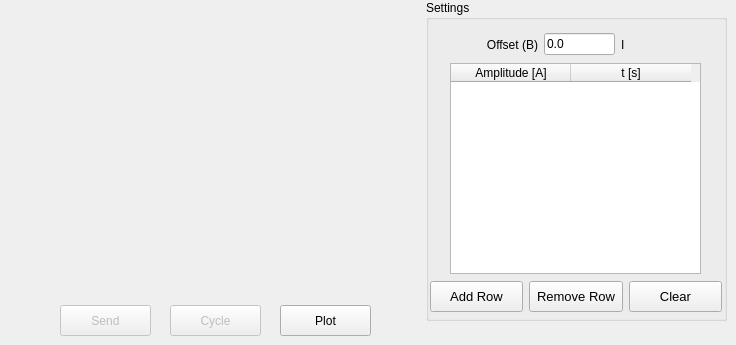
         <widget class="QWidget" name="tab_18">
          <attribute name="title">
           <string>Trapezoidal</string>
          </attribute>
          <widget class="QLabel" name="label_88">
           <property name="geometry">
            <rect>
             <x>6</x>
             <y>10</y>
             <width>411</width>
             <height>281</height>
            </rect>
           </property>
           <property name="text">
            <string/>
           </property>
           <property name="pixmap">
            <pixmap resource="resource_file.qrc">:/Images/imagens/trapezoidal.png</pixmap>
           </property>
           <property name="scaledContents">
            <bool>true</bool>
           </property>
          </widget>
          <widget class="QGroupBox" name="groupBox_45">
           <property name="geometry">
            <rect>
             <x>426</x>
             <y>0</y>
             <width>301</width>
             <height>321</height>
            </rect>
           </property>
           <property name="title">
            <string>Settings</string>
           </property>
           <widget class="QTableWidget" name="tw_trapezoidal_2">
            <property name="geometry">
             <rect>
              <x>24</x>
              <y>63</y>
              <width>251</width>
              <height>211</height>
             </rect>
            </property>
            <attribute name="horizontalHeaderDefaultSectionSize">
             <number>120</number>
            </attribute>
            <column>
             <property name="text">
              <string>Amplitude [A]</string>
             </property>
            </column>
            <column>
             <property name="text">
              <string>t [s]</string>
             </property>
            </column>
           </widget>
           <widget class="QWidget" name="layoutWidget_4">
            <property name="geometry">
             <rect>
              <x>4</x>
              <y>280</y>
              <width>292</width>
              <height>33</height>
             </rect>
            </property>
            <layout class="QHBoxLayout" name="horizontalLayout_5">
             <item>
              <widget class="QPushButton" name="pb_add_row_4">
               <property name="minimumSize">
                <size>
                 <width>0</width>
                 <height>31</height>
                </size>
               </property>
               <property name="font">
                <font>
                 <pointsize>10</pointsize>
                </font>
               </property>
               <property name="text">
                <string>Add Row</string>
               </property>
               <property name="icon">
                <iconset resource="resource_file.qrc">
                 <normaloff>:/Images/imagens/1351619277_plus_64.png</normaloff>:/Images/imagens/1351619277_plus_64.png</iconset>
               </property>
               <property name="iconSize">
                <size>
                 <width>14</width>
                 <height>14</height>
                </size>
               </property>
              </widget>
             </item>
             <item>
              <widget class="QPushButton" name="pb_remove_row_4">
               <property name="minimumSize">
                <size>
                 <width>0</width>
                 <height>31</height>
                </size>
               </property>
               <property name="font">
                <font>
                 <pointsize>10</pointsize>
                </font>
               </property>
               <property name="text">
                <string>Remove Row</string>
               </property>
               <property name="icon">
                <iconset resource="resource_file.qrc">
                 <normaloff>:/Images/imagens/minus.png</normaloff>:/Images/imagens/minus.png</iconset>
               </property>
              </widget>
             </item>
             <item>
              <widget class="QPushButton" name="pb_clear_table_4">
               <property name="minimumSize">
                <size>
                 <width>0</width>
                 <height>31</height>
                </size>
               </property>
               <property name="font">
                <font>
                 <pointsize>10</pointsize>
                </font>
               </property>
               <property name="text">
                <string>Clear</string>
               </property>
               <property name="icon">
                <iconset resource="resource_file.qrc">
                 <normaloff>:/Images/imagens/botao_limpar.png</normaloff>:/Images/imagens/botao_limpar.png</iconset>
               </property>
              </widget>
             </item>
            </layout>
           </widget>
           <widget class="QWidget" name="layoutWidget_5">
            <property name="geometry">
             <rect>
              <x>60</x>
              <y>30</y>
              <width>167</width>
              <height>29</height>
             </rect>
            </property>
            <layout class="QHBoxLayout" name="horizontalLayout_6">
             <item>
              <widget class="QLabel" name="label_259">
               <property name="text">
                <string>Offset (B)</string>
               </property>
               <property name="alignment">
                <set>Qt::AlignRight|Qt::AlignTrailing|Qt::AlignVCenter</set>
               </property>
              </widget>
             </item>
             <item>
              <widget class="QLineEdit" name="le_trapezoidal_offset_2">
               <property name="minimumSize">
                <size>
                 <width>71</width>
                 <height>0</height>
                </size>
               </property>
               <property name="maximumSize">
                <size>
                 <width>71</width>
                 <height>16777215</height>
                </size>
               </property>
               <property name="text">
                <string>0.0</string>
               </property>
              </widget>
             </item>
             <item>
              <widget class="QLabel" name="label_260">
               <property name="text">
                <string>I</string>
               </property>
              </widget>
             </item>
            </layout>
           </widget>
          </widget>
          <widget class="QPushButton" name="pb_send_curve_4">
           <property name="enabled">
            <bool>false</bool>
           </property>
           <property name="geometry">
            <rect>
             <x>60</x>
             <y>305</y>
             <width>91</width>
             <height>31</height>
            </rect>
           </property>
           <property name="text">
            <string>Send</string>
           </property>
           <property name="icon">
            <iconset resource="resource_file.qrc">
             <normaloff>:/Images/imagens/Send.png</normaloff>:/Images/imagens/Send.png</iconset>
           </property>
           <property name="iconSize">
            <size>
             <width>16</width>
             <height>16</height>
            </size>
           </property>
          </widget>
          <widget class="QPushButton" name="pb_plot_4">
           <property name="enabled">
            <bool>true</bool>
           </property>
           <property name="geometry">
            <rect>
             <x>280</x>
             <y>305</y>
             <width>91</width>
             <height>31</height>
            </rect>
           </property>
           <property name="text">
            <string>Plot</string>
           </property>
           <property name="icon">
            <iconset resource="resource_file.qrc">
             <normaloff>:/Images/imagens/chart_xy_graph_statistics-512.png</normaloff>:/Images/imagens/chart_xy_graph_statistics-512.png</iconset>
           </property>
           <property name="iconSize">
            <size>
             <width>20</width>
             <height>20</height>
            </size>
           </property>
          </widget>
          <widget class="QPushButton" name="pb_cycle_4">
           <property name="enabled">
            <bool>false</bool>
           </property>
           <property name="geometry">
            <rect>
             <x>170</x>
             <y>305</y>
             <width>91</width>
             <height>31</height>
            </rect>
           </property>
           <property name="text">
            <string>Cycle</string>
           </property>
           <property name="icon">
            <iconset resource="resource_file.qrc">
             <normaloff>:/Images/imagens/onda.jpg</normaloff>:/Images/imagens/onda.jpg</iconset>
           </property>
           <property name="iconSize">
            <size>
             <width>20</width>
             <height>20</height>
            </size>
           </property>
          </widget>
         </widget>
